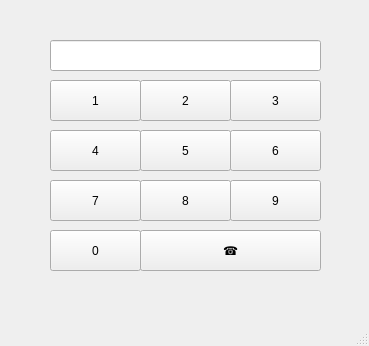
<?xml version="1.0" encoding="UTF-8"?>
<ui version="4.0">
 <class>MainWindow</class>
 <widget class="QMainWindow" name="MainWindow">
  <property name="geometry">
   <rect>
    <x>0</x>
    <y>0</y>
    <width>369</width>
    <height>346</height>
   </rect>
  </property>
  <property name="windowTitle">
   <string>MainWindow</string>
  </property>
  <widget class="QWidget" name="centralwidget">
   <widget class="QPushButton" name="pb1">
    <property name="geometry">
     <rect>
      <x>50</x>
      <y>80</y>
      <width>91</width>
      <height>41</height>
     </rect>
    </property>
    <property name="text">
     <string>1</string>
    </property>
   </widget>
   <widget class="QLineEdit" name="le">
    <property name="geometry">
     <rect>
      <x>50</x>
      <y>40</y>
      <width>271</width>
      <height>31</height>
     </rect>
    </property>
    <property name="alignment">
     <set>Qt::AlignRight|Qt::AlignTrailing|Qt::AlignVCenter</set>
    </property>
   </widget>
   <widget class="QPushButton" name="pb2">
    <property name="geometry">
     <rect>
      <x>140</x>
      <y>80</y>
      <width>91</width>
      <height>41</height>
     </rect>
    </property>
    <property name="text">
     <string>2</string>
    </property>
   </widget>
   <widget class="QPushButton" name="pb3">
    <property name="geometry">
     <rect>
      <x>230</x>
      <y>80</y>
      <width>91</width>
      <height>41</height>
     </rect>
    </property>
    <property name="text">
     <string>3</string>
    </property>
   </widget>
   <widget class="QPushButton" name="pb6">
    <property name="geometry">
     <rect>
      <x>230</x>
      <y>130</y>
      <width>91</width>
      <height>41</height>
     </rect>
    </property>
    <property name="text">
     <string>6</string>
    </property>
   </widget>
   <widget class="QPushButton" name="pb5">
    <property name="geometry">
     <rect>
      <x>140</x>
      <y>130</y>
      <width>91</width>
      <height>41</height>
     </rect>
    </property>
    <property name="text">
     <string>5</string>
    </property>
   </widget>
   <widget class="QPushButton" name="pb4">
    <property name="geometry">
     <rect>
      <x>50</x>
      <y>130</y>
      <width>91</width>
      <height>41</height>
     </rect>
    </property>
    <property name="text">
     <string>4</string>
    </property>
   </widget>
   <widget class="QPushButton" name="pb7">
    <property name="geometry">
     <rect>
      <x>50</x>
      <y>180</y>
      <width>91</width>
      <height>41</height>
     </rect>
    </property>
    <property name="text">
     <string>7</string>
    </property>
   </widget>
   <widget class="QPushButton" name="pb9">
    <property name="geometry">
     <rect>
      <x>230</x>
      <y>180</y>
      <width>91</width>
      <height>41</height>
     </rect>
    </property>
    <property name="text">
     <string>9</string>
    </property>
   </widget>
   <widget class="QPushButton" name="pb8">
    <property name="geometry">
     <rect>
      <x>140</x>
      <y>180</y>
      <width>91</width>
      <height>41</height>
     </rect>
    </property>
    <property name="text">
     <string>8</string>
    </property>
   </widget>
   <widget class="QPushButton" name="pb0">
    <property name="geometry">
     <rect>
      <x>50</x>
      <y>230</y>
      <width>91</width>
      <height>41</height>
     </rect>
    </property>
    <property name="text">
     <string>0</string>
    </property>
   </widget>
   <widget class="QPushButton" name="pbCall">
    <property name="geometry">
     <rect>
      <x>140</x>
      <y>230</y>
      <width>181</width>
      <height>41</height>
     </rect>
    </property>
    <property name="text">
     <string>☎</string>
    </property>
   </widget>
  </widget>
  <widget class="QMenuBar" name="menubar">
   <property name="geometry">
    <rect>
     <x>0</x>
     <y>0</y>
     <width>369</width>
     <height>21</height>
    </rect>
   </property>
  </widget>
  <widget class="QStatusBar" name="statusbar"/>
 </widget>
 <resources/>
 <connections/>
</ui>
